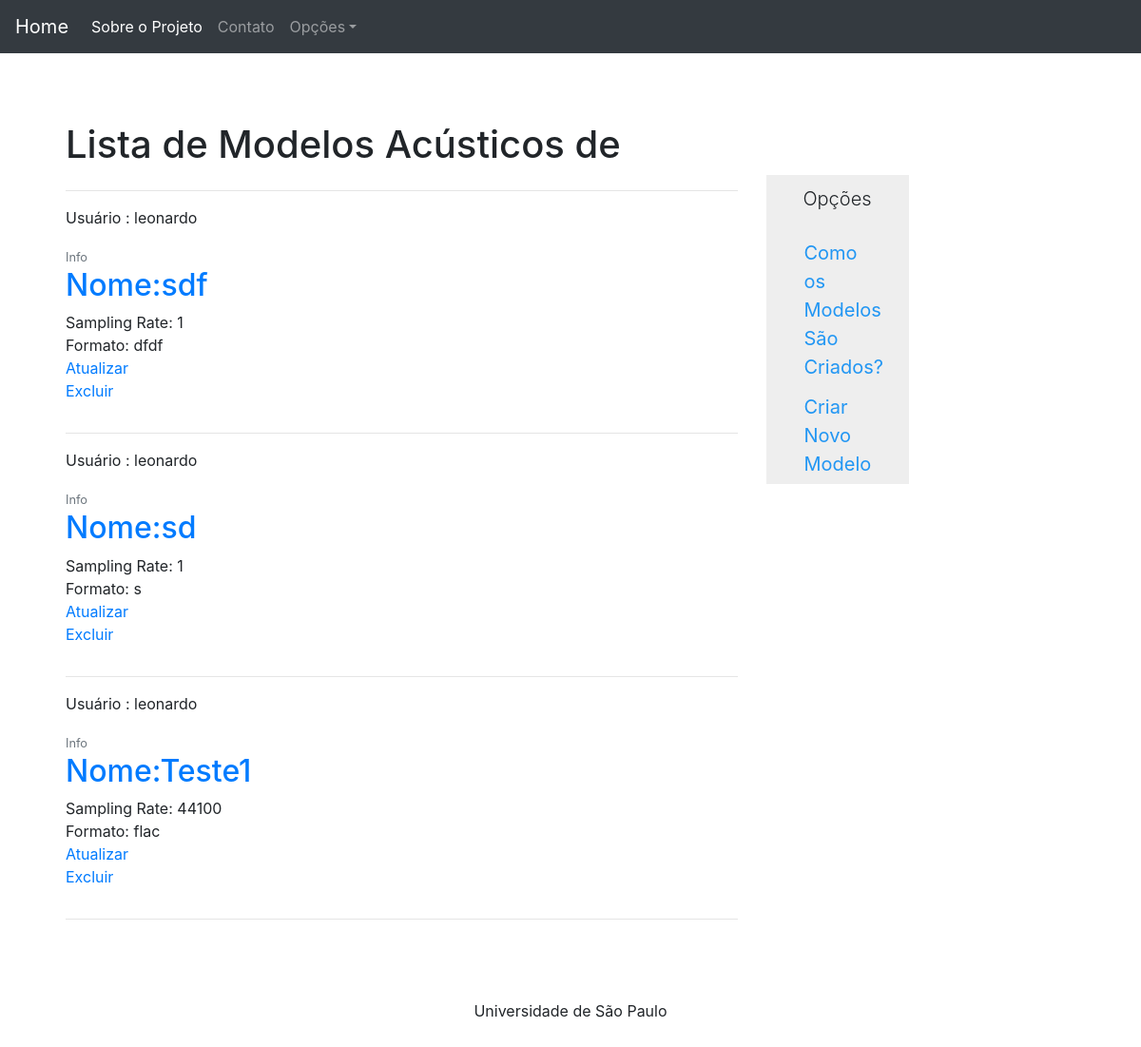
Before: /gmmodels/list/ with the older database file.
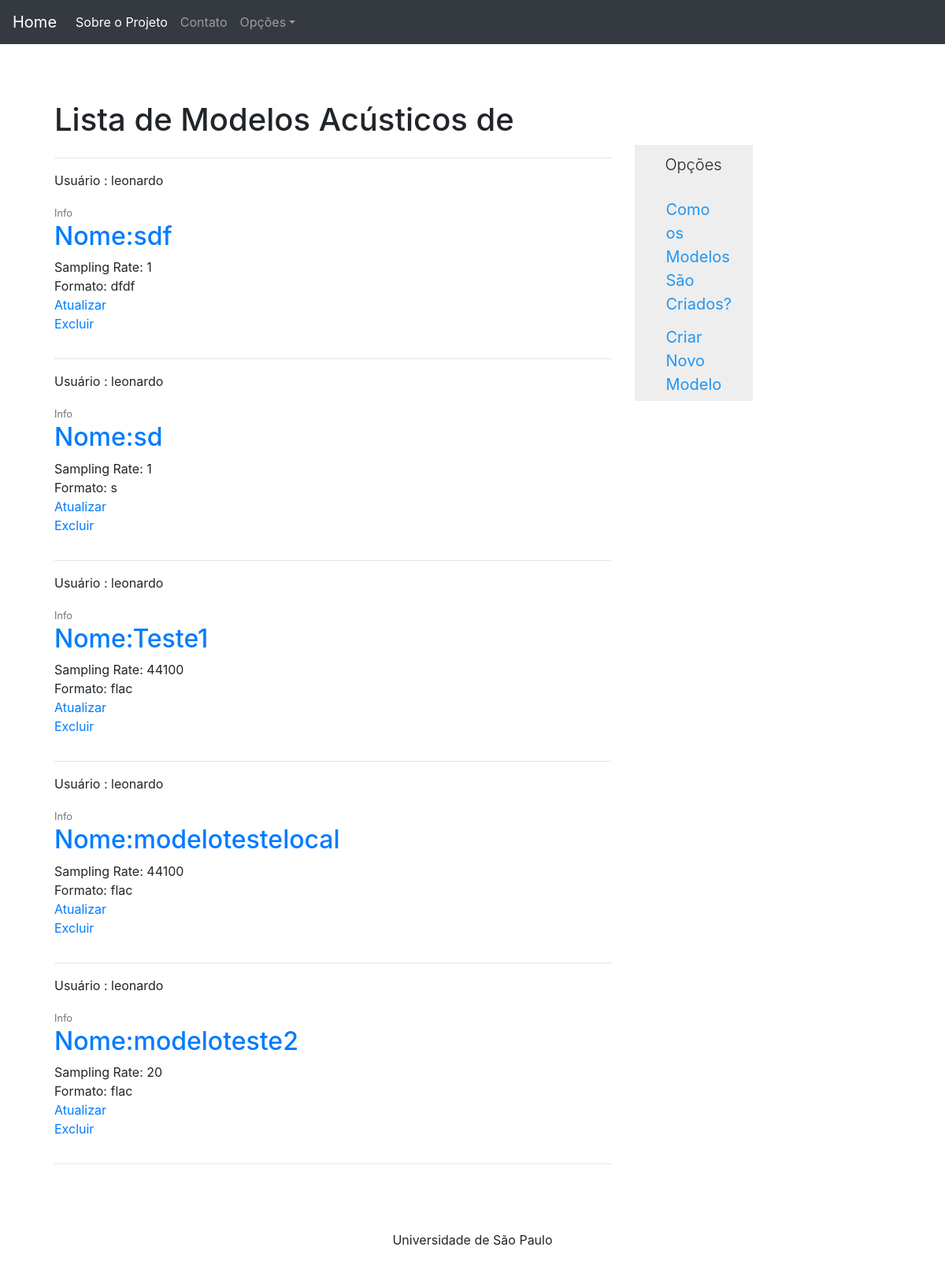
After: the same page with the newer database file.
### create_gmm/models.py (models this page shows, shortened)
class AcousticModel(models.Model):
    user = models.ForeignKey(User, on_delete=models.CASCADE)
    model_name = models.CharField(max_length=50)
    audio_data = models.FileField(null=True,upload_to=return_path)
    sampling_rate = models.IntegerField()
    audio_format = models.CharField(max_length=10)

### create_gmm/views.py (the view)
# urls.py: path('list/', views.ModelListView.as_view(), name="list-model"),
class ModelListView(ListView, LoginRequiredMixin, UserPassesTestMixin):
    model = AcousticModel
    template_name = 'create_gmm/modelsList.html'
    context_object_name = 'models'

### create_gmm/templates/create_gmm/modelsList.html (shortened to what this page needs)
{% extends 'create_gmm/template_app.html' %}
    {% block content%}
    <h1> Lista de Modelos Acústicos de {{request.user.username }}</h1>
    <div class="row">
          <div class="col-md-9">
            <div class="main">
                 {%for model in models%}
    <hr>
     <article class="media content-section">
         <div class="media-body">
            <div class="article-metadata">
              <p> Usuário : {{ model.user.username }}</p>
              <small class="text-muted">Info</small>
            </div>
            <h2><a class="article-title" href="{% url 'detail-model' model.id %}">Nome:{{model.model_name }}</a></h2>
            <p class="article-content">Sampling Rate: {{ model.sampling_rate }}
            <br> Formato: {{model.audio_format}}
            <br> <a href="{% url 'update-model' model.id%}">Atualizar</a>
            <br> <a href="{% url 'delete-model' model.id%}">Excluir</a>
            </p>
          </div>
    </article>
        {%endfor%}
             <hr>
            </div>
         </div>
         <div class="col-md-3">
    <div class="sidenav">
        <p class="lead"> Opções </p>
        <a  href="{% url 'about-model'%}">Como os Modelos São Criados?</a>
        <a href="{% url 'create-model'%}">Criar Novo Modelo</a>
    </div>
    </div>
  </div>
    {% endblock %}

### create_gmm/templates/create_gmm/template_app.html (shortened to what this page needs)
<!doctype html>
<html lang="en">
  <head>
    {% load static %}
    <link rel="stylesheet" href="{% static 'accounts/starter-template.css'%}" type="text/css">
    <link rel="stylesheet" href="{% static 'accounts/css/bootstrap.min.css' %}" type="text/css">
  </head>
  <body>
       <nav class="navbar navbar-expand-md navbar-dark bg-dark fixed-top">
           <a class="navbar-brand" href="{% url 'home'%}">Home</a>
  <div class="collapse navbar-collapse" id="navbarsExampleDefault">
    <ul class="navbar-nav mr-auto">
      <li class="nav-item active">
              <a class="nav-link" href="{% url 'about' %}">Sobre o Projeto <span class="sr-only">(current)</span></a>
      </li>
      <li class="nav-item">
        <a class="nav-link" href="#">Contato</a>
      </li>
      <li class="nav-item dropdown">
        <a class="nav-link dropdown-toggle" href="#" id="dropdown01" data-toggle="dropdown" aria-haspopup="true" aria-expanded="false">Opções</a>
      </li>
    </ul>
  </div>
</nav>
<main role="main" class="container">
  <div class="starter-template">
      {% block content %}
      {% endblock %}
  </div>
</main>
<footer id="foot">
    <div class="inner">
        <p>  Universidade de São Paulo</p>
    </div>
</footer>
  </body>
</html>

### accounts/static/accounts/starter-template.css (style rules this page uses)
body { padding-top: 5rem; }
.starter-template { padding: 3rem 1.5rem; text-align: justify; width: 1000px; }
#foot { text-align: center; padding: 20px; }

### create_gmm/templates/create_gmm/template_app.html (style rules this page uses)
.sidenav { width: 150px; z-index: 1; top: 20px; left: 10px; background: #eee; overflow-x: hidden; }
.sidenav a { padding: 6px 30px 6px 40px; text-decoration: none; font-size: 20px; color: #2196F3; display: block; }
.sidenav p { padding: 10px 10px 5px 10px; text-align:center; }

Changed rows visible on the page:
added AcousticModel: user.username "leonardo", model_name "modelotestelocal", sampling_rate "44100", audio_format "flac"
added AcousticModel: user.username "leonardo", model_name "modeloteste2", sampling_rate "20", audio_format "flac"
